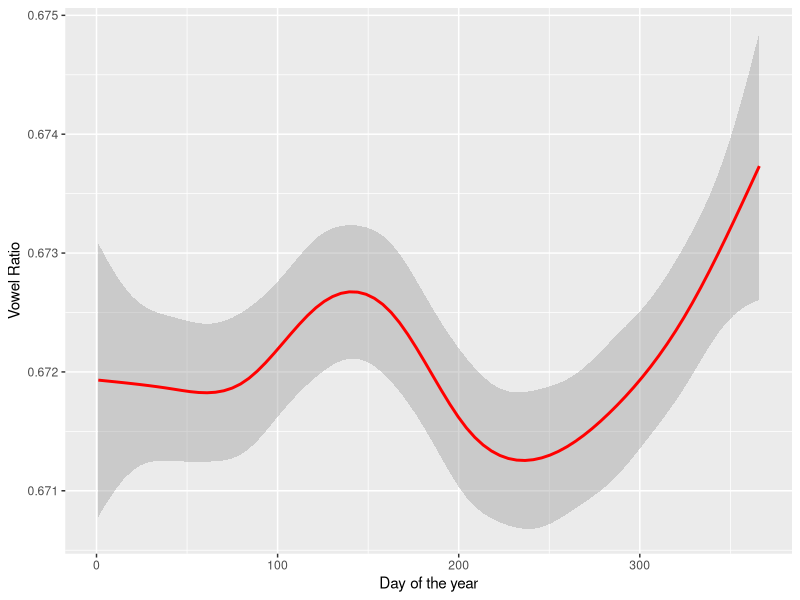
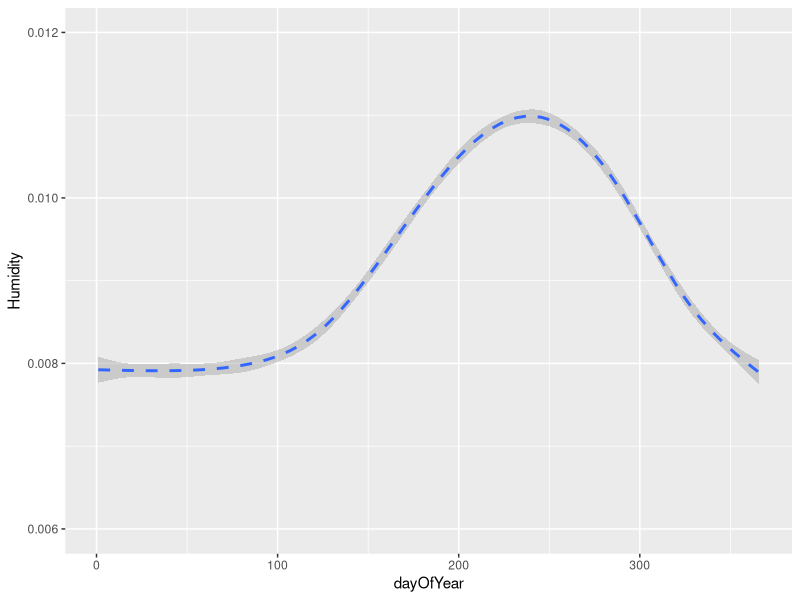

Generate these figures, in order, with R: (Note: this script raises an error after producing the figures.)
## ---- chunk 1

library(gplots)
library(ggplot2)
library(lubridate)
library(mgcv)
library(grid)
library(gridExtra)
## ---- chunk 2
ggplot_dual_axis <- function(lhs, rhs, axis.title.y.rhs = "rotate") {
  # 1. Fix the right y-axis label justification
  rhs <- rhs + theme(axis.text.y = element_text(hjust = 0))
  # 2. Rotate the right y-axis label by 270 degrees by default
  if (missing(axis.title.y.rhs) | 
      axis.title.y.rhs %in% c("rotate", "rotated")) {
    rhs <- rhs + theme(axis.title.y = element_text(angle = 270)) 
  }
  # 3a. Use only major grid lines for the left axis
  lhs <- lhs + theme(panel.grid.minor = element_blank())
  # 3b. Use only major grid lines for the right axis
  #     force transparency of the backgrounds to allow grid lines to show
  rhs <- rhs + theme(panel.grid.minor = element_blank(), 
                     panel.background = element_rect(fill = "transparent", colour = NA), 
                     plot.background = element_rect(fill = "transparent", colour = NA))
  # Process gtable objects
  # 4. Extract gtable
  library("gtable") # loads the grid package
  g1 <- ggplot_gtable(ggplot_build(lhs))
  g2 <- ggplot_gtable(ggplot_build(rhs))
  # 5. Overlap the panel of the rhs plot on that of the lhs plot
  pp <- c(subset(g1$layout, name == "panel", se = t:r))
  g <- gtable_add_grob(g1, 
                       g2$grobs[[which(g2$layout$name == "panel")]], pp$t, pp$l, pp$b, pp$l)
  # Tweak axis position and labels
  ia <- which(g2$layout$name == "axis-l")
  ga <- g2$grobs[[ia]]
  ax <- ga$children[["axis"]]  # ga$children[[2]]
  ax$widths <- rev(ax$widths)
  ax$grobs <- rev(ax$grobs)
  ax$grobs[[1]]$x <- ax$grobs[[1]]$x - unit(1, "npc") + unit(0.15, "cm")
  g <- gtable_add_cols(g, g2$widths[g2$layout[ia, ]$l], length(g$widths) - 1)
  g <- gtable_add_grob(g, ax, pp$t, length(g$widths) - 1, pp$b)
  g <- gtable_add_grob(g, g2$grobs[[7]], pp$t, length(g$widths), pp$b)
  # add legend on top
  if ("guide-box" %in% g1$layout$name){
    dimGB1 <- c(subset(g1$layout, name == "guide-box", se = t:r))
    g <- gtable_add_grob(g, 
                         g1$grobs[[which(g1$layout$name == "guide-box")]], 
                         dimGB1$t, dimGB1$l, dimGB1$b, dimGB1$l, z=-Inf)
  }
  # Display plot with arrangeGrob wrapper arrangeGrob(g)
  library("gridExtra")
  grid.newpage()
  return(arrangeGrob(g))
}
## ---- chunk 3
d = read.csv("../data/King_segmentsByDate.csv")

d$vowelIndex = (d$v / (d$v+d$consonants))
## ---- chunk 4

p1 = ggplot(d, aes(x=dayOfYear,y=vowelRatio)) +
  geom_smooth(colour='red') + ylab("Vowel Ratio") +
  xlab("Day of the year")

p2 = ggplot(d, aes(x=dayOfYear,y=humidity)) +
  geom_smooth(linetype = "dashed") + ylab("Humidity") +
  coord_cartesian(ylim=c(0.006,0.012))

x = ggplot_dual_axis(p1,p2,axis.title.y.rhs="Humidity")
plot(x)

pdf("../results/HumidityAndVowelRatio.pdf", height = 4, width = 4)
plot(x)
dev.off()


ggplot(d, aes(x=humidity,y=vowelRatio)) +
  geom_smooth() + geom_point(alpha=0.3) 

## ---- chunk 5
m0= gam(vowelRatio~ s(humidity),data=d)
summary(m0)
plot(m0)
